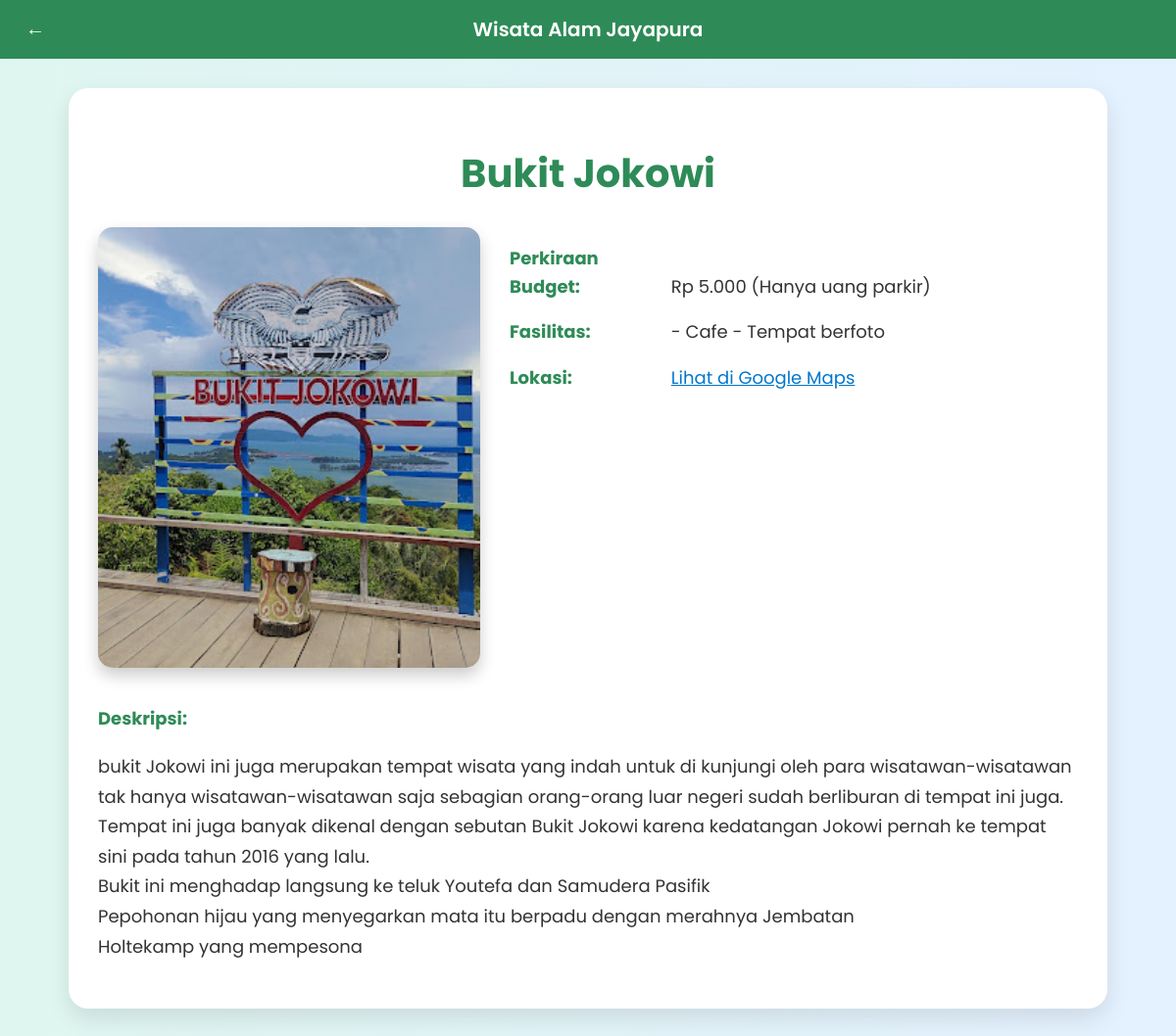
The app's page /detail.php?id=7 with its own data.
### tables this page shows
CREATE TABLE `wisata` (
  `id` int(50) NOT NULL,
  `nama` varchar(50) NOT NULL,
  `deskripsi` text NOT NULL,
  `budget` varchar(255) NOT NULL,
  `fasilitas` text NOT NULL,
  `lokasi` varchar(255) NOT NULL,
  `gambar` varchar(255) NOT NULL
);

### detail.php (the view, shortened to what this page needs)
<!DOCTYPE html>
<html lang="id">
<head>
</head>
<body>
<nav>
  <div class="nav-left">
    <button class="nav-back" onclick="window.history.back();">←</button>
  </div>
  <div class="nav-center">Wisata Alam Jayapura</div>
</nav>
<?php
$conn = new mysqli("localhost", "root", "", "wisata alam");
$id = isset($_GET['id']) ? intval($_GET['id']) : 0;
$sql = "SELECT * FROM wisata WHERE id = $id";
$result = $conn->query($sql);
if ($result->num_rows > 0) {
    $row = $result->fetch_assoc();
    echo '
    <div class="container">
        <h1>' . htmlspecialchars($row['nama']) . '</h1>
        <div class="main-content">
            <div class="image-wrapper">
                <img src="uploads/' . htmlspecialchars($row['gambar']) . '" alt="' . htmlspecialchars($row['nama']) . '">
            </div>
            <div class="info">
                <p><strong>Perkiraan Budget:</strong> Rp ' . htmlspecialchars($row['budget']) . '</p>
                <p><strong>Fasilitas:</strong> ' . htmlspecialchars($row['fasilitas']) . '</p>
                <p><strong>Lokasi:</strong> <a href="' . htmlspecialchars($row['lokasi']) . '" target="_blank" style="color:#0077cc; text-decoration:underline;">Lihat di Google Maps</a></p>
            </div>
        </div>
        <div class="description">
            <strong>Deskripsi:</strong>
            <p>' . nl2br(htmlspecialchars($row['deskripsi'])) . '</p>
        </div>
    </div>';
} else {
    echo "<div class='container'><p>Objek wisata tidak ditemukan.</p></div>";
}
?>
</body>
</html>

### detail.php (style rules this page uses)
body { font-family: 'Poppins', sans-serif; margin: 0; padding: 0; background: linear-gradient(to right, #dff6f0, #e4f1ff); min-height: 100vh; }
nav { background-color: #2e8b57; color: white; padding: 15px 20px; display: flex; align-items: center; justify-content: space-between; position: sticky; top: 0; z-index: 999; }
.nav-left { flex: 1; }
.nav-center { flex: 1; text-align: center; font-size: 20px; font-weight: 600; }
.nav-back { background: none; border: none; color: white; font-size: 20px; cursor: pointer; }
.container { max-width: 1000px; margin: 30px auto; background-color: #ffffff; padding: 30px; border-radius: 20px; box-shadow: 0 10px 25px rgba(0, 0, 0, 0.1); animation: fadeIn 0.5s ease-in-out; }
h1 { text-align: center; color: #2e8b57; font-size: 2.5em; margin-bottom: 25px; }
.main-content { display: flex; flex-wrap: wrap; gap: 30px; }
.image-wrapper { flex: 1 1 300px; max-width: 400px; }
.image-wrapper img { width: 100%; height: auto; border-radius: 15px; box-shadow: 0 8px 16px rgba(0,0,0,0.2); }
.info { flex: 2 1 400px; font-size: 18px; color: #333; line-height: 1.6; }
.info p { margin-bottom: 15px; }
.info strong { color: #2e8b57; display: inline-block; width: 160px; }
.description { margin-top: 30px; font-size: 18px; line-height: 1.7; color: #333; }
.description strong { color: #2e8b57; display: block; margin-bottom: 10px; }

### records on screen
wisata: nama "Bukit Jokowi", gambar (picture), budget "5.000 (Hanya uang parkir)", fasilitas "- Cafe - Tempat berfoto", deskripsi "bukit Jokowi ini juga merupakan tempat wisata yang indah untuk di kunjungi oleh para wisatawan-wisatawan tak hanya wisatawan-wisatawan saja sebagian orang-orang luar negeri sudah berliburan di tempat ini juga. Tempat ini juga banyak dikenal dengan sebutan Bukit Jokowi karena kedatangan Jokowi pernah ke tempat sini pada tahun 2016 yang lalu. Bukit ini menghadap langsung ke teluk Youtefa dan Samudera Pasifik Pepohonan hijau yang menyegarkan mata itu berpadu dengan merahnya Jembatan Holtekamp yang mempesona"
